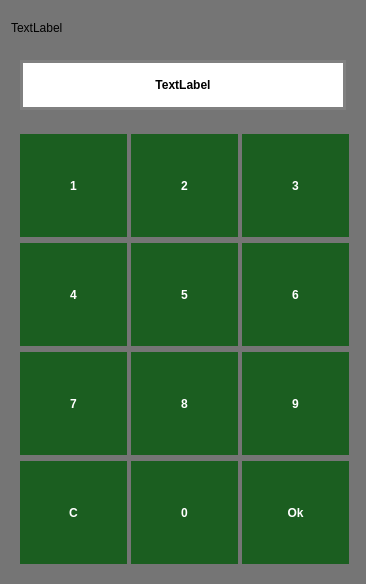
<?xml version="1.0" encoding="UTF-8"?>
<ui version="4.0">
 <class>NumItemDialog</class>
 <widget class="QDialog" name="NumItemDialog">
  <property name="windowModality">
   <enum>Qt::WindowModal</enum>
  </property>
  <property name="geometry">
   <rect>
    <x>0</x>
    <y>0</y>
    <width>366</width>
    <height>584</height>
   </rect>
  </property>
  <property name="minimumSize">
   <size>
    <width>366</width>
    <height>436</height>
   </size>
  </property>
  <property name="maximumSize">
   <size>
    <width>366</width>
    <height>16777215</height>
   </size>
  </property>
  <property name="windowTitle">
   <string notr="true"/>
  </property>
  <property name="windowIcon">
   <iconset>
    <normaloff>:/images/alegrialogo.jpg</normaloff>:/images/alegrialogo.jpg</iconset>
  </property>
  <property name="styleSheet">
   <string notr="true">#displayLabel{
font: 22pt &quot;Calibri&quot;;
qproperty-alignment: AlignCenter;
}

#NumItemDialog {
background:rgb(117,117,117);
}

#numDisplayWidget  *{
border: 3px solid gray;
border-radius: 0px;
background: white;
font: 75 40pt &quot;Calibri&quot;;
color: black;
font-weight: bold;
}

QToolButton {
color: white;
background-color:  rgb(27,94,32);
border-width: 1px;
border-color: rgb(27,94,32);
border-style: solid;
border-radius: 0;
padding: 3px;
font: 40pt &quot;Calibri&quot;;
font-weight: bold;
padding-left: 5px;
padding-right: 5px;
min-width: 95px;
max-width: 95px;
min-height: 95px;
max-height: 95px;
}

QToolButton:pressed {
background-color: rgb(56,142,60);
}





</string>
  </property>
  <property name="modal">
   <bool>true</bool>
  </property>
  <layout class="QVBoxLayout" name="verticalLayout">
   <item>
    <widget class="QLabel" name="displayLabel">
     <property name="text">
      <string>TextLabel</string>
     </property>
    </widget>
   </item>
   <item>
    <widget class="QWidget" name="numDisplayWidget" native="true">
     <layout class="QHBoxLayout" name="horizontalLayout">
      <item>
       <widget class="QLabel" name="numDisplayLabel">
        <property name="minimumSize">
         <size>
          <width>0</width>
          <height>50</height>
         </size>
        </property>
        <property name="maximumSize">
         <size>
          <width>16777215</width>
          <height>50</height>
         </size>
        </property>
        <property name="text">
         <string notr="true">TextLabel</string>
        </property>
        <property name="alignment">
         <set>Qt::AlignCenter</set>
        </property>
       </widget>
      </item>
     </layout>
    </widget>
   </item>
   <item>
    <widget class="QWidget" name="keypadWidget" native="true">
     <layout class="QGridLayout" name="gridLayout">
      <item row="4" column="3">
       <widget class="QToolButton" name="toolButton_8">
        <property name="minimumSize">
         <size>
          <width>107</width>
          <height>103</height>
         </size>
        </property>
        <property name="text">
         <string notr="true">8</string>
        </property>
       </widget>
      </item>
      <item row="0" column="1">
       <widget class="QToolButton" name="toolButton_1">
        <property name="minimumSize">
         <size>
          <width>107</width>
          <height>103</height>
         </size>
        </property>
        <property name="text">
         <string notr="true">1</string>
        </property>
       </widget>
      </item>
      <item row="0" column="3">
       <widget class="QToolButton" name="toolButton_2">
        <property name="minimumSize">
         <size>
          <width>107</width>
          <height>103</height>
         </size>
        </property>
        <property name="text">
         <string notr="true">2</string>
        </property>
       </widget>
      </item>
      <item row="0" column="5">
       <widget class="QToolButton" name="toolButton_3">
        <property name="minimumSize">
         <size>
          <width>107</width>
          <height>103</height>
         </size>
        </property>
        <property name="text">
         <string notr="true">3</string>
        </property>
       </widget>
      </item>
      <item row="2" column="1">
       <widget class="QToolButton" name="toolButton_4">
        <property name="minimumSize">
         <size>
          <width>107</width>
          <height>103</height>
         </size>
        </property>
        <property name="text">
         <string notr="true">4</string>
        </property>
       </widget>
      </item>
      <item row="2" column="3">
       <widget class="QToolButton" name="toolButton_5">
        <property name="minimumSize">
         <size>
          <width>107</width>
          <height>103</height>
         </size>
        </property>
        <property name="text">
         <string notr="true">5</string>
        </property>
       </widget>
      </item>
      <item row="2" column="5">
       <widget class="QToolButton" name="toolButton_6">
        <property name="minimumSize">
         <size>
          <width>107</width>
          <height>103</height>
         </size>
        </property>
        <property name="text">
         <string notr="true">6</string>
        </property>
       </widget>
      </item>
      <item row="4" column="5">
       <widget class="QToolButton" name="toolButton_9">
        <property name="minimumSize">
         <size>
          <width>107</width>
          <height>103</height>
         </size>
        </property>
        <property name="text">
         <string notr="true">9</string>
        </property>
       </widget>
      </item>
      <item row="4" column="1">
       <widget class="QToolButton" name="toolButton_7">
        <property name="minimumSize">
         <size>
          <width>107</width>
          <height>103</height>
         </size>
        </property>
        <property name="text">
         <string notr="true">7</string>
        </property>
       </widget>
      </item>
      <item row="5" column="1">
       <widget class="QToolButton" name="toolButton_C">
        <property name="minimumSize">
         <size>
          <width>107</width>
          <height>103</height>
         </size>
        </property>
        <property name="text">
         <string notr="true">C</string>
        </property>
       </widget>
      </item>
      <item row="5" column="5">
       <widget class="QToolButton" name="toolButton_Done">
        <property name="minimumSize">
         <size>
          <width>107</width>
          <height>103</height>
         </size>
        </property>
        <property name="text">
         <string notr="true">Ok</string>
        </property>
       </widget>
      </item>
      <item row="5" column="3">
       <widget class="QToolButton" name="toolButton_0">
        <property name="minimumSize">
         <size>
          <width>107</width>
          <height>103</height>
         </size>
        </property>
        <property name="text">
         <string notr="true">0</string>
        </property>
       </widget>
      </item>
     </layout>
    </widget>
   </item>
  </layout>
 </widget>
 <resources/>
 <connections>
  <connection>
   <sender>toolButton_Done</sender>
   <signal>clicked()</signal>
   <receiver>NumItemDialog</receiver>
   <slot>accept()</slot>
   <hints>
    <hint type="sourcelabel">
     <x>297</x>
     <y>482</y>
    </hint>
    <hint type="destinationlabel">
     <x>182</x>
     <y>270</y>
    </hint>
   </hints>
  </connection>
 </connections>
</ui>
